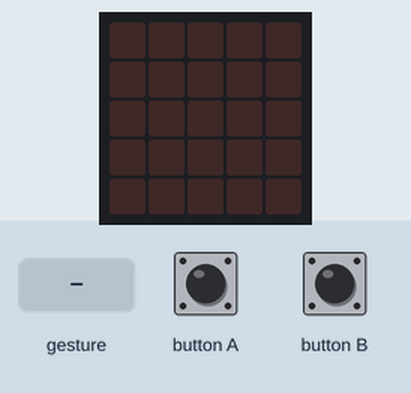
Simulated run of this program. Board: BBC micro:bit (MakeCode). Parts: the board's 5×5 LED display. The inputs (shaded band) are chosen by the test bench. Random numbers come from a fixed seed; a tilt is held for 1.5 s and a shake lasts 1 s, then the board lies face up again.

Above: at 1.2 s.
1.3 s: button A pressed for 0.15 s
At 2.0 s:
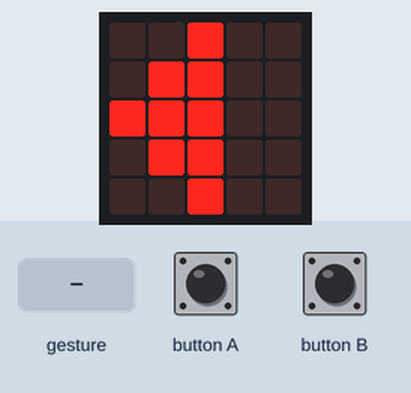
2.9 s: button B pressed for 0.15 s
At 4.2 s:
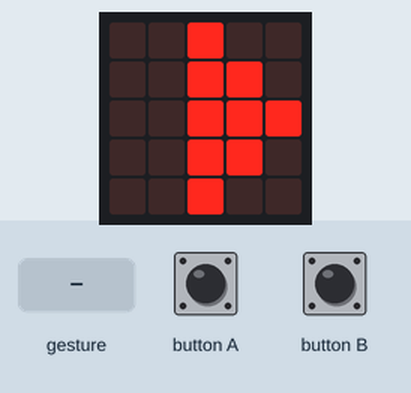
4.5 s: gesture 'shake'
At 5.1 s:
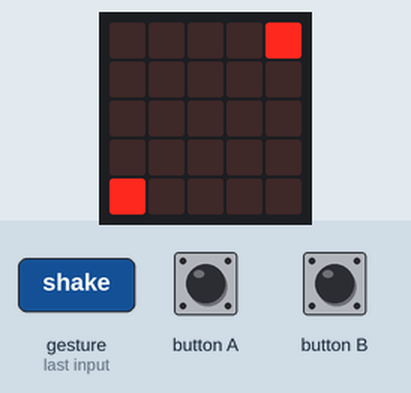
6.2 s: gesture 'shake'
At 7.6 s:
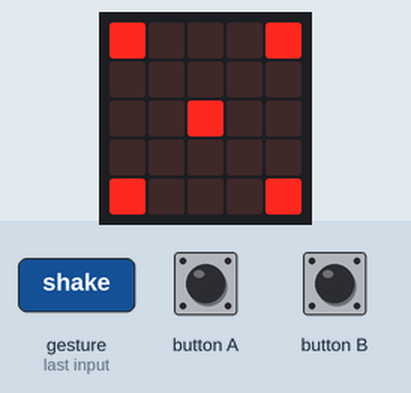
7.9 s: gesture 'shake'
At 8.9 s:
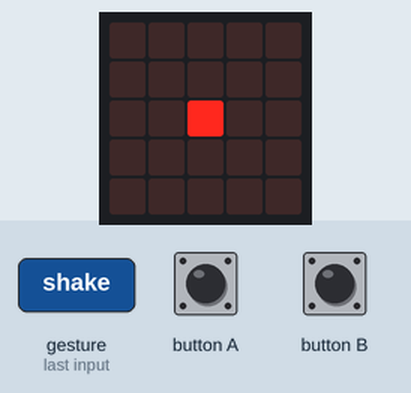
9.6 s: gesture 'shake'
At 10.2 s:
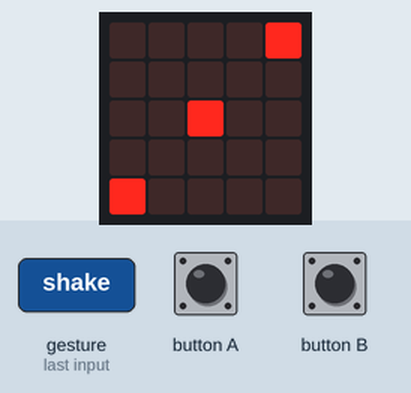
Timing chart, 0 to 12.3 s (numbered marks = the images above; inputs shaded):
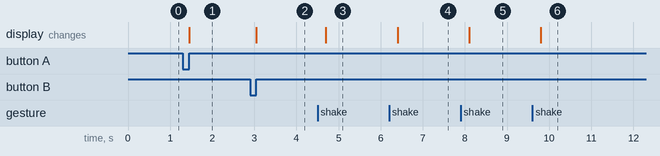

The program:

main.ts
```typescript
input.onButtonPressed(Button.A, function () {
    basic.showLeds(`
        . . # . .
        . # # . .
        # # # . .
        . # # . .
        . . # . .
        `)
    Sám = true
    Pontyok = false
})
input.onGesture(Gesture.Shake, function () {
    Dobás = randint(1, 6)
    if (Sám) {
        basic.showNumber(Dobás)
    } else if (Pontyok) {
        Pontyok_Kiírása()
    } else if (false) {
        basic.showLeds(`
            . . . . .
            . . . . .
            # # # # #
            . . . . .
            . . . . .
            `)
    }
    basic.pause(1000)
})
input.onButtonPressed(Button.B, function () {
    basic.showLeds(`
        . . # . .
        . . # # .
        . . # # #
        . . # # .
        . . # . .
        `)
    Sám = false
    Pontyok = true
})
function Pontyok_Kiírása () {
    if (Dobás == 1) {
        basic.showLeds(`
            . . . . .
            . . . . .
            . . # . .
            . . . . .
            . . . . .
            `)
    }
    if (Dobás == 2) {
        basic.showLeds(`
            . . . . #
            . . . . .
            . . . . .
            . . . . .
            # . . . .
            `)
    }
    if (Dobás == 3) {
        basic.showLeds(`
            . . . . #
            . . . . .
            . . # . .
            . . . . .
            # . . . .
            `)
    }
    if (Dobás == 4) {
        basic.showLeds(`
            # . . . #
            . . . . .
            . . . . .
            . . . . .
            # . . . #
            `)
    }
    if (Dobás == 5) {
        basic.showLeds(`
            # . . . #
            . . . . .
            . . # . .
            . . . . .
            # . . . #
            `)
    }
    if (Dobás == 6) {
        basic.showLeds(`
            # . . . #
            . . . . .
            # . . . #
            . . . . .
            # . . . #
            `)
    }
}
let Dobás = 0
let Pontyok = false
let Sám = false
Sám = true
Pontyok = true
```

test.ts
```typescript
// ide kerülnek a tesztek; a rendszer ezt nem kompilálja, ha a csomagot bővítményként használják.
```

Measured:
- after the input at 1.3 s, the display: changes after 0.15 s (image 1)
- after the input at 2.9 s, the display: changes after 0.15 s (image 2)
- after the input at 4.5 s, the display: changes after 0.20 s (image 3)
- after the input at 6.2 s, the display: changes after 0.20 s (image 4)
- after the input at 7.9 s, the display: changes after 0.20 s (image 5)
- after the input at 9.6 s, the display: changes after 0.20 s (image 6)
